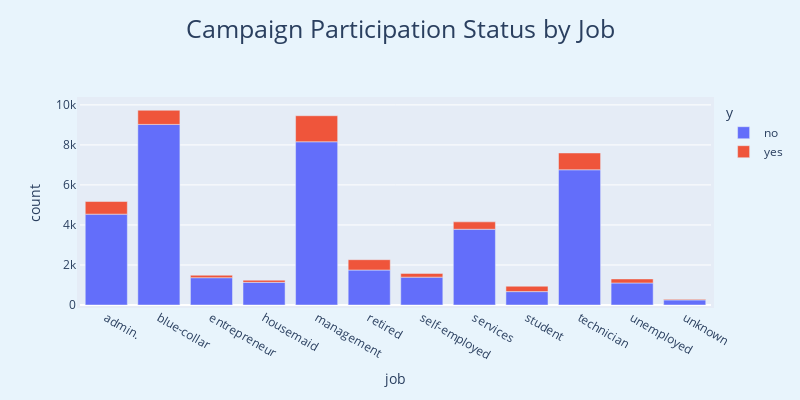

Notebook source saved alongside this figure:
### Code cell
target_vs_job = data.groupby(["job","y"]).size().reset_index(name = "count")

fig = px.bar(target_vs_job, x = "job", y = "count", color = "y", title = "Campaign Participation Status by Job")

fig.update_layout(
    title_font = dict(size=25),
    title_x = 0.5,
    title_y = 0.95,
    width =800,
    height = 400,
    margin = dict(l = 80,
                r = 80,
                b = 30,
                t = 100, 
                pad = 3),
    paper_bgcolor = "#e8f4fc",
)

fig.show()

### Figure 1 — Plotly figure (JSON) as saved in the notebook; plotly's stock layout.template omitted (floating-point values rounded to 4 significant figures)
{"data": [{"alignmentgroup": "True", "hovertemplate": "y=no<br>job=%{x}<br>count=%{y}<extra></extra>", "legendgroup": "no", "marker": {"color": "#636efa", "pattern": {"shape": ""}}, "name": "no", "offsetgroup": "no", "orientation": "v", "showlegend": true, "textposition": "auto", "type": "bar", "visible": true, "x": ["admin.", "blue-collar", "entrepreneur", "housemaid", "management", "retired", "self-employed", "services", "student", "technician", "unemployed", "unknown"], "xaxis": "x", "y": [4540, 9024, 1364, 1131, 8157, 1748, 1392, 3785, 669, 6757, 1101, 254], "yaxis": "y"}, {"alignmentgroup": "True", "hovertemplate": "y=yes<br>job=%{x}<br>count=%{y}<extra></extra>", "legendgroup": "yes", "marker": {"color": "#EF553B", "pattern": {"shape": ""}}, "name": "yes", "offsetgroup": "yes", "orientation": "v", "showlegend": true, "textposition": "auto", "type": "bar", "visible": true, "x": ["admin.", "blue-collar", "entrepreneur", "housemaid", "management", "retired", "self-employed", "services", "student", "technician", "unemployed", "unknown"], "xaxis": "x", "y": [631, 708, 123, 109, 1301, 516, 187, 369, 269, 840, 202, 34], "yaxis": "y"}], "layout": {"barmode": "relative", "height": 400, "legend": {"title": {"text": "y"}, "tracegroupgap": 0}, "margin": {"b": 30, "l": 80, "pad": 3, "r": 80, "t": 100}, "paper_bgcolor": "#e8f4fc", "title": {"font": {"size": 25}, "text": "Campaign Participation Status by Job", "x": 0.5, "y": 0.95}, "width": 800, "xaxis": {"anchor": "y", "autorange": true, "domain": [0, 1], "range": [-0.5, 11.5], "title": {"text": "job"}, "type": "category"}, "yaxis": {"anchor": "x", "autorange": true, "domain": [0, 1], "range": [0, 10240.0], "title": {"text": "count"}, "type": "linear"}}}
